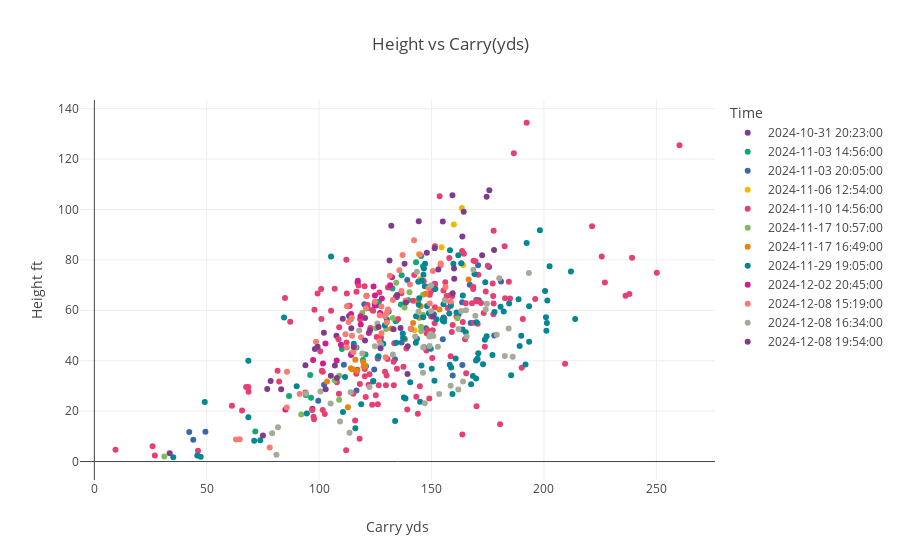

Source (notebook cell):
### Code cell
fig2 = px.scatter(df, x="Carry yds", y='Height ft', color='Time', title="Height vs Carry(yds)",color_discrete_sequence=px.colors.qualitative.Bold,hover_data=['Shot Type','Club'])
fig2.show()

### Figure 1 — Plotly figure (JSON) as saved in the notebook; plotly's stock layout.template omitted (floating-point values rounded to 4 significant figures; data arrays with more than 128 entries replaced by an {"elided": "..."} marker saying what was removed)
{"data": [{"customdata": [["Pull/Draw", "Pitching Wedge"], ["Pull/Draw", "Pitching Wedge"], ["Pull/Draw", "Pitching Wedge"], ["Pull/Draw", "Pitching Wedge"], ["Pull", "Pitching Wedge"], ["Straight", "Pitching Wedge"], ["Draw", "Pitching Wedge"], ["Draw", "Pitching Wedge"], ["Draw", "Pitching Wedge"], ["Straight", "Pitching Wedge"], ["Straight", "Pitching Wedge"], ["Draw", "Pitching Wedge"], ["Straight", "Pitching Wedge"], ["Straight", "Pitching Wedge"], ["Pull/Draw", "Pitching Wedge"], ["Pull/Draw", "Pitching Wedge"]], "hovertemplate": "Time=2024-10-31 20:23:00<br>Carry yds=%{x}<br>Height ft=%{y}<br>Shot Type=%{customdata[0]}<br>Club=%{customdata[1]}<extra></extra>", "legendgroup": "2024-10-31 20:23:00", "marker": {"color": "rgb(127, 60, 141)", "symbol": "circle"}, "mode": "markers", "name": "2024-10-31 20:23:00", "orientation": "v", "showlegend": true, "type": "scatter", "x": [120.4, 76.9, 93.9, 83.1, 78.4, 112.9, 131.3, 121.1, 107.7, 110.5, 102.1, 98.1, 117.1, 113.3, 105.2, 97], "xaxis": "x", "y": [56.9, 28.8, 38.2, 28.7, 31.9, 61.6, 79.8, 65.8, 49.9, 56.6, 51.1, 44.6, 71, 57.7, 34, 20.9], "yaxis": "y"}, {"customdata": [["Pull", "7 Iron"], ["Fade", "7 Iron"], ["Pull/Draw", "7 Iron"], ["Pull/Fade", "7 Iron"], ["Pull/Fade", "7 Iron"], ["Pull/Fade", "7 Iron"], ["Pull/Fade", "7 Iron"], ["Pull/Fade", "7 Iron"], ["Pull", "7 Iron"], ["Pull", "7 Iron"], ["Pull", "7 Iron"], ["Pull/Fade", "7 Iron"], ["Pull/Fade", "7 Iron"], ["Pull/Draw", "7 Iron"], ["Pull/Draw", "7 Iron"], ["Fade", "7 Iron"], ["Pull/Fade", "7 Iron"], ["Fade", "7 Iron"], ["Pull/Fade", "7 Iron"], ["Pull/Fade", "7 Iron"], ["Pull", "7 Iron"], ["Push/Slice", "7 Iron"]], "hovertemplate": "Time=2024-11-03 14:56:00<br>Carry yds=%{x}<br>Height ft=%{y}<br>Shot Type=%{customdata[0]}<br>Club=%{customdata[1]}<extra></extra>", "legendgroup": "2024-11-03 14:56:00", "marker": {"color": "rgb(17, 165, 121)", "symbol": "circle"}, "mode": "markers", "name": "2024-11-03 14:56:00", "orientation": "v", "showlegend": true, "type": "scatter", "x": [96, 94.1, 96.4, 119.5, 120.6, 134, 110.1, 146.2, 139.6, 126.6, 143.1, 134.6, 132.6, 116.6, 136.7, 145.4, 134.7, 114.1, 136.4, 123.7, 86.6, 71.6], "xaxis": "x", "y": [34.3, 26.4, 25.3, 40.3, 42.5, 55.7, 44.6, 77.5, 64, 63.4, 79.1, 65.3, 68.6, 45.2, 73.9, 81.5, 56.1, 56.5, 62.3, 60.1, 26, 11.9], "yaxis": "y"}, {"customdata": [["Fade", "7 Iron"], ["Straight", "7 Iron"], ["Draw", "7 Iron"], ["Straight", "7 Iron"], ["Fade", "7 Iron"], ["Straight", "7 Iron"], ["Draw", "7 Iron"], ["Fade", "7 Iron"], ["Straight", "7 Iron"], ["Push/Fade", "7 Iron"], ["Fade", "7 Iron"], ["Straight", "7 Iron"], ["Straight", "7 Iron"], ["Straight", "7 Iron"], ["Push/Fade", "7 Iron"], ["Draw", "7 Iron"], ["Draw", "7 Iron"], ["Straight", "7 Iron"], ["Fade", "7 Iron"], ["Push/Fade", "7 Iron"], ["Pull/Draw", "7 Iron"], ["Pull/Draw", "7 Iron"], ["Push/Fade", "7 Iron"], ["Fade", "7 Iron"], ["Pull", "7 Iron"], ["Fade", "7 Iron"], ["Straight", "7 Iron"], ["Straight", "7 Iron"], ["Fade", "7 Iron"], ["Fade", "7 Iron"], ["Push/Fade", "7 Iron"], ["Straight", "7 Iron"], ["Straight", "7 Iron"]], "hovertemplate": "Time=2024-11-03 20:05:00<br>Carry yds=%{x}<br>Height ft=%{y}<br>Shot Type=%{customdata[0]}<br>Club=%{customdata[1]}<extra></extra>", "legendgroup": "2024-11-03 20:05:00", "marker": {"color": "rgb(57, 105, 172)", "symbol": "circle"}, "mode": "markers", "name": "2024-11-03 20:05:00", "orientation": "v", "showlegend": true, "type": "scatter", "x": [169.9, 177.9, 150.1, 159.4, 133.7, 162, 124, 126.1, 170.4, 163.6, 175.6, 171, 167.4, 146.7, 170.7, 120.8, 124.5, 147.5, 180.9, 42.2, 49.4, 44, 125.6, 120.1, 111, 139.2, 99.6, 116.6, 167, 163.7, 136.7, 102.2, 155], "xaxis": "x", "y": [64.1, 50, 68.1, 34.1, 40.6, 58.3, 31.8, 40.9, 40.8, 63.2, 77.2, 64, 55, 45.3, 77.9, 37.8, 36.5, 52.9, 71.4, 11.7, 11.8, 8.6, 61.9, 62.4, 38.4, 72, 24.1, 28.2, 70.1, 38.3, 47.2, 30.5, 48.5], "yaxis": "y"}, {"customdata": [["Draw", "Lob Wedge"], ["Push", "Lob Wedge"], ["Draw", "Lob Wedge"], ["Draw", "9 Iron"], ["Draw", "9 Iron"], ["Draw", "9 Iron"], ["Draw", "9 Iron"]], "hovertemplate": "Time=2024-11-06 12:54:00<br>Carry yds=%{x}<br>Height ft=%{y}<br>Shot Type=%{customdata[0]}<br>Club=%{customdata[1]}<extra></extra>", "legendgroup": "2024-11-06 12:54:00", "marker": {"color": "rgb(242, 183, 1)", "symbol": "circle"}, "mode": "markers", "name": "2024-11-06 12:54:00", "orientation": "v", "showlegend": true, "type": "scatter", "x": [142.5, 159.9, 144.9, 144.4, 154.5, 163.5, 164.1], "xaxis": "x", "y": [52.1, 94, 72.3, 82.2, 85, 100.6, 78], "yaxis": "y"}, {"customdata": {"elided": "159x2 str values"}, "hovertemplate": "Time=2024-11-10 14:56:00<br>Carry yds=%{x}<br>Height ft=%{y}<br>Shot Type=%{customdata[0]}<br>Club=%{customdata[1]}<extra></extra>", "legendgroup": "2024-11-10 14:56:00", "marker": {"color": "rgb(231, 63, 116)", "symbol": "circle"}, "mode": "markers", "name": "2024-11-10 14:56:00", "orientation": "v", "showlegend": true, "type": "scatter", "x": {"elided": "159 float values"}, "xaxis": "x", "y": {"elided": "159 float values"}, "yaxis": "y"}, {"customdata": [["Fade", "5 Iron"], ["Fade", "5 Iron"], ["Fade", "5 Iron"], ["Push/Fade", "5 Iron"], ["Pull", "5 Iron"], ["Pull/Draw", "5 Iron"], ["Straight", "5 Iron"], ["Push/Slice", "5 Iron"], ["Fade", "7 Iron"], ["Fade", "7 Iron"], ["Fade", "7 Iron"], ["Fade", "7 Iron"], ["Fade", "7 Iron"], ["Pull", "7 Iron"], ["Fade", "7 Iron"], ["Fade", "7 Iron"], ["Pull", "7 Iron"], ["Fade", "7 Iron"], ["Fade", "7 Iron"]], "hovertemplate": "Time=2024-11-17 10:57:00<br>Carry yds=%{x}<br>Height ft=%{y}<br>Shot Type=%{customdata[0]}<br>Club=%{customdata[1]}<extra></extra>", "legendgroup": "2024-11-17 10:57:00", "marker": {"color": "rgb(128, 186, 90)", "symbol": "circle"}, "mode": "markers", "name": "2024-11-17 10:57:00", "orientation": "v", "showlegend": true, "type": "scatter", "x": [161.5, 145.3, 132.8, 146.2, 145.4, 31.1, 120.5, 92, 119.2, 125.2, 108.9, 134.3, 114.3, 106.9, 138, 146.2, 108.9, 129.8, 140.2], "xaxis": "x", "y": [56.8, 53.5, 56.9, 58.2, 51.8, 2, 38.1, 18.7, 58.9, 52.9, 24.5, 70.9, 43, 32.1, 61.1, 66.2, 34, 52.6, 67.2], "yaxis": "y"}, {"customdata": [["Fade", "7 Iron"], ["Fade", "7 Iron"], ["Fade", "7 Iron"], ["Pull/Fade", "7 Iron"], ["Fade", "7 Iron"], ["Pull/Fade", "7 Iron"], ["Fade", "7 Iron"], ["Pull", "7 Iron"], ["Fade", "7 Iron"], ["Fade", "7 Iron"], ["Pull", "7 Iron"], ["Fade", "7 Iron"], ["Straight", "7 Iron"], ["Pull/Draw", "7 Iron"], ["Fade", "7 Iron"], ["Pull", "7 Iron"], ["Straight", "7 Iron"], ["Straight", "7 Iron"]], "hovertemplate": "Time=2024-11-17 16:49:00<br>Carry yds=%{x}<br>Height ft=%{y}<br>Shot Type=%{customdata[0]}<br>Club=%{customdata[1]}<extra></extra>", "legendgroup": "2024-11-17 16:49:00", "marker": {"color": "rgb(230, 131, 16)", "symbol": "circle"}, "mode": "markers", "name": "2024-11-17 16:49:00", "orientation": "v", "showlegend": true, "type": "scatter", "x": [112.8, 116.1, 138.2, 103.5, 132.2, 141.8, 147.4, 119.6, 120.3, 144, 114.8, 145.2, 114.1, 119.8, 144.5, 166.5, 116.9, 153.5], "xaxis": "x", "y": [21.5, 40.4, 48.5, 31.8, 52.8, 55, 66.6, 39.5, 37.7, 63.3, 36.6, 61.6, 37, 37.7, 57, 72.2, 35.9, 60.3], "yaxis": "y"}, {"customdata": {"elided": "111x2 str values"}, "hovertemplate": "Time=2024-11-29 19:05:00<br>Carry yds=%{x}<br>Height ft=%{y}<br>Shot Type=%{customdata[0]}<br>Club=%{customdata[1]}<extra></extra>", "legendgroup": "2024-11-29 19:05:00", "marker": {"color": "rgb(0, 134, 149)", "symbol": "circle"}, "mode": "markers", "name": "2024-11-29 19:05:00", "orientation": "v", "showlegend": true, "type": "scatter", "x": [68.5, 124.1, 151.3, 118.7, 110.6, 71.1, 165.2, 158.7, 163.8, 144.9, 47.3, 173.7, 182.1, 143, 184.5, 150.1, 148.8, 155.3, 137.2, 163.2, 137.3, 116.1, 129.2, 147, 151, 45.8, 130.1, 144.5, 149, 152.2, 127.4, 155.1, 126.4, 143.1, 148, 201.1, 201.3, 137.7, 138.4, 188.7, 193.4, 189.2, 158.1, 170.8, 185.4, 170.4, 191.8, 213.9, 212, 200.9, 172.9, 177.1, 200.5, 94.5, 161.1, 168.4, 189.9, 198.2, 202.5, 178, 160.7, 133.8, 201.5, 169.8, 180.7, 170, 155.3, 143.5, 169.8, 167.6, 192.3, 193.4, 159.3, 174.5, 173.9, 159.7, 163.9, 158.2, 140.5, 169.1, 151.7, 149.6, 161.9, 144.3, 127.1, 144.1, 115.4, 90, 128.5, 146.6, 73.8, 146.3, 146.4, 145.6, 130.9, 147.1, 49.1, 68.5, 84.4, 105.3, 140.8, 157.9, 137.7, 155.6, 158.5, 158.6, 154.9, 134.3, 35.1, 111.5, 145.5], "xaxis": "x", "y": [17.6, 31.9, 32, 22.7, 19.7, 8.2, 51.3, 37.3, 52.4, 23.7, 1.9, 48.3, 59.5, 47.1, 62.7, 36.8, 58.8, 57.1, 50.8, 78.7, 49.1, 13.2, 54.1, 69.5, 58.4, 2.4, 56.3, 64.8, 69.2, 56.4, 47.6, 55.9, 41.8, 57.6, 61.7, 51.9, 55, 25.4, 25, 64.4, 47.5, 45.8, 38.4, 43, 34.2, 40.6, 38.5, 56.5, 75.4, 57.2, 38.6, 42.3, 67.7, 19.1, 59.1, 33.9, 49.9, 91.8, 77.5, 59.3, 40.9, 16.1, 63.9, 40.1, 61.4, 55.3, 62.4, 48.7, 32.9, 30.7, 86.7, 61.6, 26.8, 49.7, 71.1, 78.5, 65.9, 83.8, 31.5, 74.4, 68.4, 44.7, 81.8, 62.2, 58.5, 71.3, 46.7, 29.9, 46.7, 76.6, 8.4, 57.2, 74.1, 71.7, 59.5, 78.5, 23.6, 40, 57.1, 81.3, 52.7, 58.7, 48.8, 55.6, 62.7, 61.8, 56.3, 47.1, 1.7, 33.5, 38.1], "yaxis": "y"}, {"customdata": [["Straight", "9 Iron"], ["Fade", "9 Iron"], ["Push/Fade", "9 Iron"], ["Fade", "9 Iron"], ["Push/Slice", "9 Iron"], ["Fade", "9 Iron"], ["Draw", "9 Iron"], ["Fade", "9 Iron"], ["Fade", "9 Iron"], ["Fade", "9 Iron"], ["Straight", "9 Iron"], ["Straight", "9 Iron"], ["Straight", "9 Iron"], ["Straight", "9 Iron"], ["Straight", "9 Iron"], ["Push/Fade", "9 Iron"], ["Straight", "9 Iron"], ["Straight", "9 Iron"], ["Straight", "9 Iron"], ["Push/Fade", "9 Iron"], ["Push/Fade", "9 Iron"]], "hovertemplate": "Time=2024-12-02 20:45:00<br>Carry yds=%{x}<br>Height ft=%{y}<br>Shot Type=%{customdata[0]}<br>Club=%{customdata[1]}<extra></extra>", "legendgroup": "2024-12-02 20:45:00", "marker": {"color": "rgb(207, 28, 144)", "symbol": "circle"}, "mode": "markers", "name": "2024-12-02 20:45:00", "orientation": "v", "showlegend": true, "type": "scatter", "x": [109.7, 118.5, 102.8, 124.7, 85, 117.2, 101.7, 127.1, 124.8, 118.4, 124.8, 97.3, 122.1, 114.2, 127.9, 124.2, 107.8, 134.1, 131.6, 132.4, 114.2], "xaxis": "x", "y": [46.3, 54.4, 46.8, 62.7, 20.6, 71.7, 38.9, 58.9, 65.9, 57.6, 62, 40.3, 51, 42.3, 64.7, 69.4, 40.1, 65.3, 69.9, 73.1, 58.5], "yaxis": "y"}, {"customdata": [["Fade", "7 Iron"], ["Fade", "7 Iron"], ["Straight", "7 Iron"], ["Straight", "7 Iron"], ["Fade", "7 Iron"], ["Fade", "7 Iron"], ["Fade", "7 Iron"], ["Push/Fade", "7 Iron"], ["Straight", "7 Iron"], ["Fade", "7 Iron"], ["Draw", "7 Iron"], ["Draw", "7 Iron"], ["Draw", "7 Iron"], ["Fade", "7 Iron"], ["Pull/Hook", "7 Iron"], ["Pull/Draw", "7 Iron"], ["Straight", "7 Iron"], ["Straight", "7 Iron"], ["Pull/Draw", "7 Iron"], ["Push/Fade", "7 Iron"], ["Draw", "7 Iron"], ["Push/Fade", "9 Iron"], ["Fade", "9 Iron"], ["Straight", "9 Iron"], ["Push/Fade", "9 Iron"], ["Fade", "9 Iron"], ["Push/Slice", "9 Iron"], ["Pull", "9 Iron"], ["Pull/Draw", "9 Iron"], ["Push/Fade", "9 Iron"], ["Straight", "9 Iron"], ["Push/Slice", "9 Iron"], ["Fade", "9 Iron"], ["Push/Fade", "9 Iron"], ["Push/Fade", "9 Iron"], ["Straight", "9 Iron"], ["Fade", "9 Iron"], ["Straight", "9 Iron"], ["Straight", "9 Iron"], ["Straight", "9 Iron"], ["Push/Fade", "9 Iron"], ["Push/Fade", "9 Iron"], ["Push/Fade", "9 Iron"], ["Straight", "9 Iron"], ["Straight", "9 Iron"], ["Fade", "9 Iron"]], "hovertemplate": "Time=2024-12-08 15:19:00<br>Carry yds=%{x}<br>Height ft=%{y}<br>Shot Type=%{customdata[0]}<br>Club=%{customdata[1]}<extra></extra>", "legendgroup": "2024-12-08 15:19:00", "marker": {"color": "rgb(249, 123, 114)", "symbol": "circle"}, "mode": "markers", "name": "2024-12-08 15:19:00", "orientation": "v", "showlegend": true, "type": "scatter", "x": [140.4, 138.4, 115.2, 112.3, 130.6, 129.3, 120.8, 124.9, 126.9, 144.8, 154, 148.7, 126.8, 129.8, 64.7, 158.5, 154.1, 156.2, 140.7, 78, 149.2, 98.6, 112.4, 114.6, 91.3, 114.5, 63, 111.7, 116.1, 85.6, 113.1, 85.7, 130.1, 132.8, 137.1, 121, 129.6, 127.7, 136.6, 118.6, 130.4, 127.7, 131.4, 150.6, 135.7, 142.2], "xaxis": "x", "y": [70.2, 63.9, 43.5, 45.2, 60.3, 57.6, 60.7, 63.4, 58, 82.1, 77.8, 68.8, 47.8, 58.5, 8.8, 63.5, 78.6, 69.2, 52.7, 5.6, 62.7, 47.5, 61.6, 49.9, 26.8, 57, 8.7, 50.5, 45.3, 21.4, 55.4, 35.6, 55.2, 64.1, 81.9, 65.7, 41.4, 50.9, 67.7, 49.3, 59.6, 61.5, 73.7, 75.6, 75.9, 87.8], "yaxis": "y"}, {"customdata": [["Fade", "5 Iron"], ["Fade", "5 Iron"], ["Push/Fade", "5 Iron"], ["Pull/Fade", "5 Iron"], ["Pull/Draw", "5 Iron"], ["Pull/Fade", "5 Iron"], ["Fade", "5 Iron"], ["Pull", "5 Iron"], ["Pull/Fade", "5 Iron"], ["Pull/Fade", "5 Iron"], ["Fade", "5 Iron"], ["Fade", "5 Iron"], ["Fade", "5 Iron"], ["Fade", "5 Iron"], ["Fade", "5 Iron"], ["Fade", "5 Iron"], ["Fade", "5 Iron"], ["Fade", "5 Iron"], ["Fade", "5 Iron"], ["Push/Slice", "5 Iron"], ["Pull/Draw", "7 Iron"], ["Pull/Fade", "7 Iron"], ["Pull", "7 Iron"], ["Push/Fade", "7 Iron"], ["Pull", "7 Iron"], ["Pull/Fade", "7 Iron"], ["Fade", "7 Iron"], ["Fade", "7 Iron"], ["Pull", "7 Iron"], ["Pull/Fade", "7 Iron"], ["Pull/Fade", "7 Iron"], ["Fade", "7 Iron"], ["Fade", "7 Iron"], ["Fade", "5 Iron"], ["Fade", "5 Iron"], ["Draw", "5 Iron"], ["Push/Fade", "5 Iron"], ["Push/Draw", "5 Iron"], ["Draw", "5 Iron"], ["Draw", "5 Iron"], ["Draw", "5 Iron"], ["Draw", "5 Iron"], ["Push/Fade", "5 Iron"], ["Push/Fade", "5 Iron"], ["Draw", "5 Iron"], ["Draw", "5 Iron"], ["Push/Fade", "5 Iron"], ["Draw", "5 Iron"]], "hovertemplate": "Time=2024-12-08 16:34:00<br>Carry yds=%{x}<br>Height ft=%{y}<br>Shot Type=%{customdata[0]}<br>Club=%{customdata[1]}<extra></extra>", "legendgroup": "2024-12-08 16:34:00", "marker": {"color": "rgb(165, 170, 153)", "symbol": "circle"}, "mode": "markers", "name": "2024-12-08 16:34:00", "orientation": "v", "showlegend": true, "type": "scatter", "x": [150.8, 165.3, 79.1, 149.1, 109.3, 165.6, 132.8, 114, 169.5, 163.2, 156, 162, 146.3, 158.5, 152.8, 146.2, 149, 124.8, 122.4, 81.7, 94.1, 149.8, 149.6, 117.8, 100.6, 142.7, 127.5, 143.5, 119.2, 149.8, 168.6, 125.9, 144.2, 105.1, 153.4, 161.9, 179, 184.3, 182.6, 113.5, 186.1, 147, 180.1, 174.1, 193.3, 164, 81, 174.6], "xaxis": "x", "y": [49.8, 60, 11.2, 45.8, 15.9, 49.6, 42.5, 27.5, 57.8, 59.7, 63.9, 52.6, 45.2, 30.1, 45.5, 35.2, 49.6, 45.7, 29.6, 13.6, 27, 69.8, 50.6, 52, 27.8, 49.6, 46.3, 75.3, 42.9, 59.6, 76.1, 54.8, 59.4, 23, 26.8, 28.6, 50.3, 52.8, 41.9, 11.4, 41.6, 23.1, 72.7, 60.3, 74.8, 31.8, 2.7, 62.6], "yaxis": "y"}, {"customdata": [["Push/Fade", "8 Iron"], ["Straight", "8 Iron"], ["Fade", "8 Iron"], ["Straight", "8 Iron"], ["Push/Fade", "8 Iron"], ["Fade", "8 Iron"], ["Fade", "8 Iron"], ["Draw", "8 Iron"], ["Draw", "8 Iron"], ["Straight", "8 Iron"], ["Draw", "8 Iron"], ["Straight", "8 Iron"], ["Draw", "8 Iron"], ["Push/Fade", "8 Iron"], ["Fade", "8 Iron"], ["Push/Fade", "8 Iron"], ["Fade", "8 Iron"], ["Push/Fade", "8 Iron"], ["Push/Fade", "8 Iron"], ["Draw", "8 Iron"], ["Draw", "8 Iron"], ["Straight", "8 Iron"], ["Push/Fade", "8 Iron"], ["Fade", "8 Iron"], ["Pull/Fade", "8 Iron"], ["Pull", "8 Iron"], ["Pull", "8 Iron"], ["Fade", "8 Iron"], ["Straight", "8 Iron"], ["Push/Slice", "8 Iron"], ["Fade", "8 Iron"], ["Fade", "8 Iron"], ["Pull", "8 Iron"], ["Pull", "8 Iron"], ["Push/Fade", "8 Iron"], ["Fade", "8 Iron"]], "hovertemplate": "Time=2024-12-08 19:54:00<br>Carry yds=%{x}<br>Height ft=%{y}<br>Shot Type=%{customdata[0]}<br>Club=%{customdata[1]}<extra></extra>", "legendgroup": "2024-12-08 19:54:00", "marker": {"color": "rgb(127, 60, 141)", "symbol": "circle"}, "mode": "markers", "name": "2024-12-08 19:54:00", "orientation": "v", "showlegend": true, "type": "scatter", "x": [138, 120.4, 138.6, 160.1, 132.1, 134.7, 163.7, 174.5, 160, 175.7, 177.8, 107, 139.4, 144.3, 153, 147.9, 139.3, 155, 159.3, 150.7, 102.9, 172.5, 151.4, 164.3, 159.4, 133.1, 122.6, 127.3, 136.2, 75, 107.9, 114.3, 115.4, 99.3, 33.5, 126.4], "xaxis": "x", "y": [78.5, 48, 63.1, 72.5, 93.5, 66.1, 89.3, 105, 76.6, 107.6, 83.9, 38.1, 45.7, 95.3, 76.2, 82.8, 34.7, 95.2, 105.6, 57.5, 28.7, 81.8, 84.6, 99.1, 66.8, 52.5, 52, 44.9, 53, 10.3, 33.1, 52.9, 45.4, 45.5, 3.3, 53.4], "yaxis": "y"}], "layout": {"legend": {"title": {"text": "Time"}, "tracegroupgap": 0}, "title": {"text": "Height vs Carry(yds)"}, "xaxis": {"anchor": "y", "domain": [0, 1], "title": {"text": "Carry yds"}}, "yaxis": {"anchor": "x", "domain": [0, 1], "title": {"text": "Height ft"}}}}
